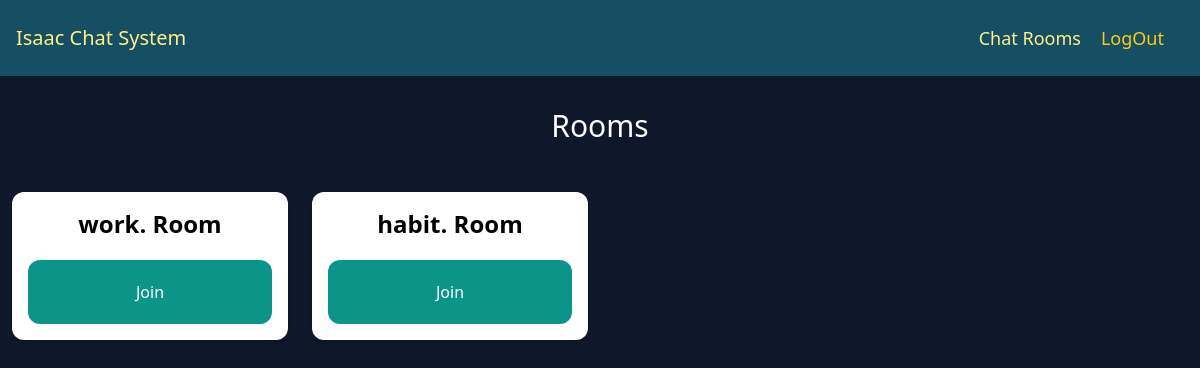
Before: /rooms/ (signed in) with the older database file.
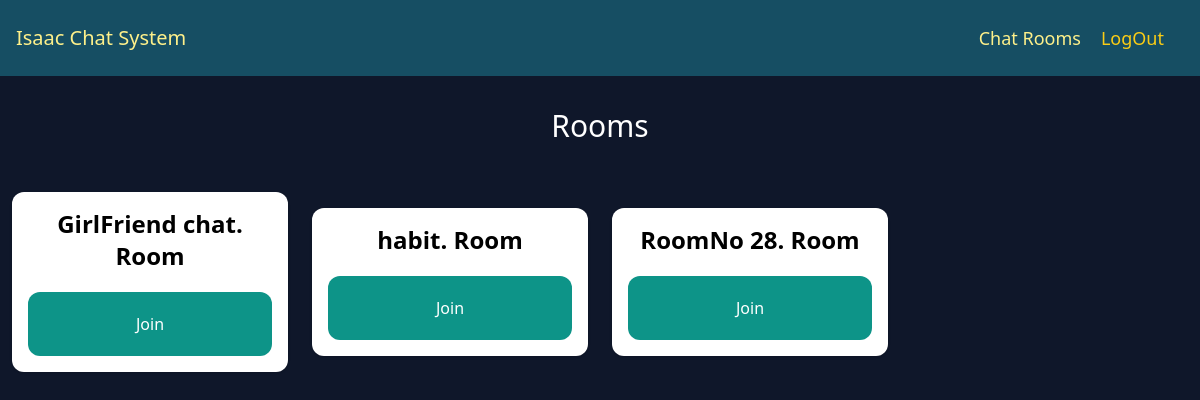
After: the same page with the newer database file.
### room/models.py (models this page shows)
class Room(models.Model):
    name = models.CharField(max_length=255, blank=True)
    slug = models.SlugField(unique=True)

### room/views.py (the view)
# urls.py: path('rooms/', include('room.urls')),
@login_required
def rooms(request):
    rooms = Room.objects.all()
    return render(request, 'room/rooms.html', {'rooms': rooms})

### room/templates/room/rooms.html (shortened to what this page needs)
{% extends 'core/base.html'%}
{% block content %}
<div class="p-3 lg:p-8 text-center">
    <h1 class="text-2xl lg:text-3xl text-white">Rooms</h1>
 </div>
 <div class="w-full flex flex-wrap items-center">
    {% for room in rooms%}
        <div class="w-full lg:w-1/4 px-3 py-4">
            <div class="p-4 bg-white shadow rounded-xl text-center">
                <h2 class="mb-5 text-2xl font-semibold">{{room.name}}. Room</h2>
                <a href="{% url 'room' room.slug %}" class="px-5 py-5 block rounded-xl text-white bg-teal-600 hover:bg-red-500">Join</a>
            </div>
        </div>
    {% endfor %}
 </div>
{% endblock %}

### core/templates/core/base.html (shortened to what this page needs)
<!DOCTYPE html>
<html lang="en">
<head>
    <script src="https://cdn.tailwindcss.com"></script>
</head>
<body class="bg-slate-900">
    <nav class="flex items-center justify-between px-4 py-6 bg-cyan-900">
        <div>
            <a href="/" class="text-xl text-yellow-200">Isaac Chat System </a>
        </div>
        <div class="flex items-center ">
            {% if request.user.is_authenticated %}
                <a class="text-lg text-yellow-200" href="/rooms/">Chat Rooms</a>
                <a href="/logout/" class="text-lg text-yellow-400 mx-5 hover:text-yellow-100">LogOut</a>
            {% else %}
                <a href="/login/" class="text-lg text-yellow-400 mx-5 hover:text-yellow-100">Login</a>
                <a href="/signup/" class="text-lg text-yellow-400 mx-5 hover:text-yellow-100">Sign Up</a>
            {% endif %}
        </div>
    </nav>
    {% block content%}
    {% endblock %}
</body>
</html>

Changed rows visible on the page:
removed Room: name "work"
added Room: name "GirlFriend chat"
added Room: name "RoomNo 28"
